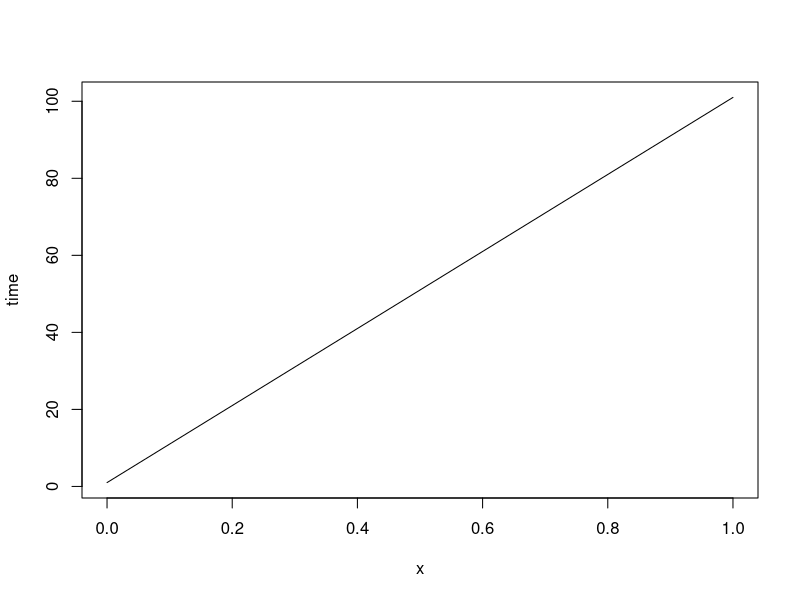

Write R code to recreate this figure. (Note: this script raises an error after producing the figure.)
## Exo 5 
##me
z = rnorm(1110)
t0 = c(0, 1:100 / 100, 1 + (101:110 - 100)/10, 2 + (111:1110 - 110)/1000)
t1 = c(1:100 / 100, 1 + (101:110 - 100)/10, 2 + (111:1110 - 110)/1000, 0)
tt = t1 -t0
tt = tt[1:1110]
cumsum(sqrt(tt)*z)

plot(time, c(0,cumsum(sqrt(tt)*z)))

##cor

time = c(seq(0, 1, 0.01), seq(1.1, 2, 0.1), seq(2.001, 3, 0.001))
brownian = rnorm(length(time) -1,  std=sqrt(diff(time)))

plot(time, c(0,cumsum(brownian)))

## Exo 2

